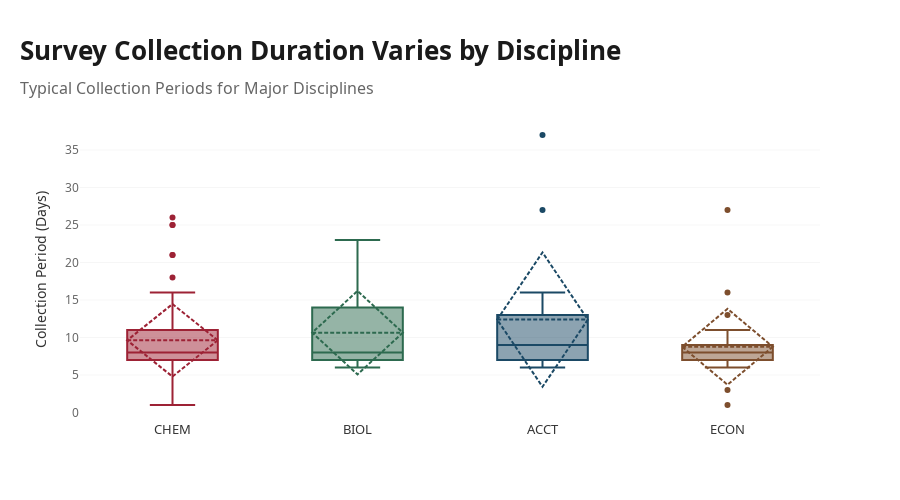

This figure's notebook cell:
### Code cell
fig3 = go.Figure()

major_disciplines_data = survey_windows[survey_windows['Discipline'].isin(['CHEM', 'BIOL', 'ACCT', 'ECON'])]

for discipline in ['CHEM', 'BIOL', 'ACCT', 'ECON']:
    data = major_disciplines_data[major_disciplines_data['Discipline'] == discipline]
    fig3.add_trace(go.Box(
        y=data['Collection_Period_Days'],
        name=discipline,
        marker=dict(color=discipline_colors.get(discipline, '#999999')),
        boxmean='sd'
    ))

fig3.update_layout(
    title=dict(
        text='<b>Survey Collection Duration Varies by Discipline</b><br><span style="font-size:16px; color:#666666; font-weight:500">Typical Collection Periods for Major Disciplines</span>',
        font=dict(family='Noto Sans, sans-serif', size=26, color='#1a1a1a'),
        x=0,
        xanchor='left',
        pad=dict(l=20)
    ),
    xaxis=dict(
        title='',
        tickfont=dict(family='Noto Sans, sans-serif', size=13, color='#333333'),
        showgrid=False
    ),
    yaxis=dict(
        title=dict(
            text='Collection Period (Days)',
            font=dict(family='Noto Sans, sans-serif', size=14, color='#333333')
        ),
        tickfont=dict(family='Noto Sans, sans-serif', size=12, color='#666666'),
        showgrid=True,
        gridcolor='rgba(224, 224, 224, 0.3)'
    ),
    plot_bgcolor='white',
    paper_bgcolor='white',
    height=500,
    margin=dict(l=80, r=80, t=120, b=80),
    showlegend=False
)

fig3.show()

### Figure 1 — Plotly figure (JSON) as saved in the notebook; plotly's stock layout.template omitted (floating-point values rounded to 4 significant figures)
{"data": [{"boxmean": "sd", "marker": {"color": "#9D2235"}, "name": "CHEM", "type": "box", "y": [7, 25, 8, 9, 21, 26, 11, 7, 9, 8, 7, 16, 7, 8, 7, 21, 7, 8, 11, 12, 7, 11, 9, 13, 8, 11, 15, 14, 7, 8, 11, 7, 8, 8, 7, 11, 9, 13, 8, 7, 7, 12, 4, 15, 9, 8, 7, 25, 7, 7, 1, 7, 7, 7, 7, 7, 7, 9, 4, 7, 7, 7, 7, 7, 7, 7, 7, 18, 6]}, {"boxmean": "sd", "marker": {"color": "#2D6A4F"}, "name": "BIOL", "type": "box", "y": [7, 6, 6, 23, 22, 14, 9, 6, 8, 7, 7, 15, 8, 11]}, {"boxmean": "sd", "marker": {"color": "#1B4965"}, "name": "ACCT", "type": "box", "y": [16, 7, 9, 37, 9, 12, 7, 27, 6, 7, 8, 9, 7]}, {"boxmean": "sd", "marker": {"color": "#7D4E2D"}, "name": "ECON", "type": "box", "y": [7, 7, 11, 16, 7, 7, 7, 8, 6, 27, 8, 3, 1, 8, 7, 9, 9, 8, 6, 9, 13]}], "layout": {"height": 500, "margin": {"b": 80, "l": 80, "r": 80, "t": 120}, "paper_bgcolor": "white", "plot_bgcolor": "white", "showlegend": false, "title": {"font": {"color": "#1a1a1a", "family": "Noto Sans, sans-serif", "size": 26}, "pad": {"l": 20}, "text": "<b>Survey Collection Duration Varies by Discipline</b><br><span style=\"font-size:16px; color:#666666; font-weight:500\">Typical Collection Periods for Major Disciplines</span>", "x": 0, "xanchor": "left"}, "xaxis": {"showgrid": false, "tickfont": {"color": "#333333", "family": "Noto Sans, sans-serif", "size": 13}, "title": {"text": ""}}, "yaxis": {"gridcolor": "rgba(224, 224, 224, 0.3)", "showgrid": true, "tickfont": {"color": "#666666", "family": "Noto Sans, sans-serif", "size": 12}, "title": {"font": {"color": "#333333", "family": "Noto Sans, sans-serif", "size": 14}, "text": "Collection Period (Days)"}}}}
